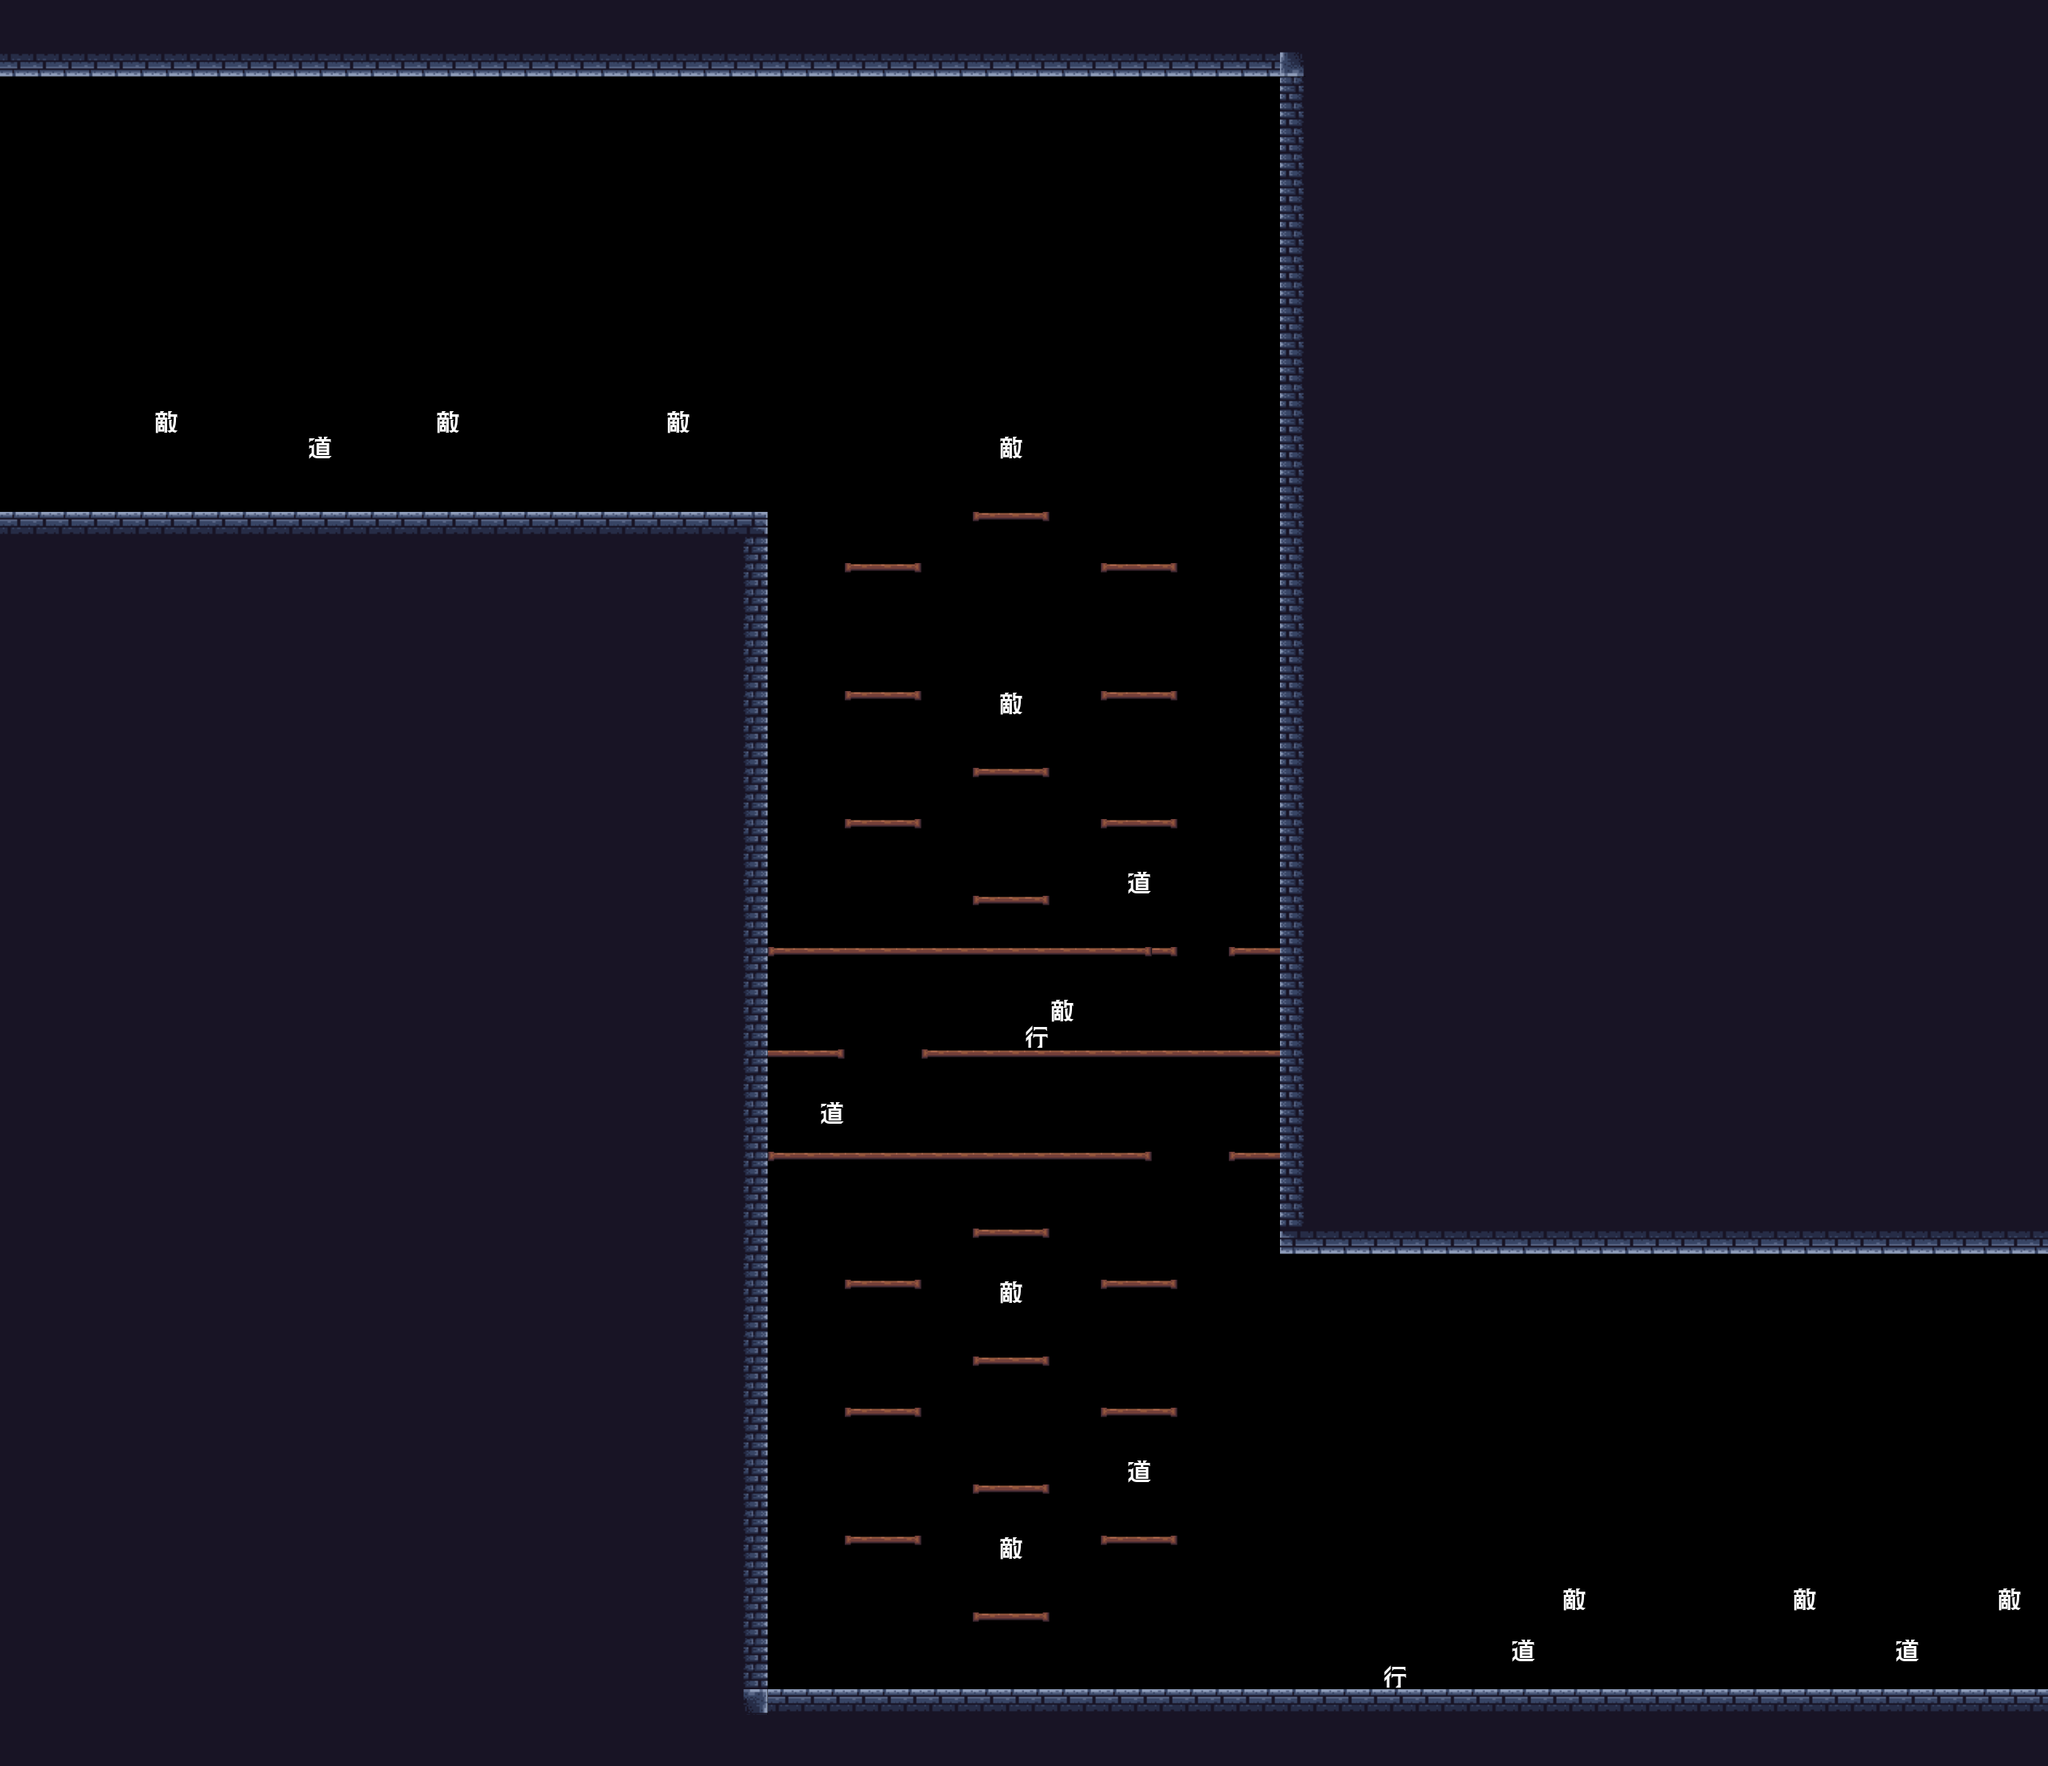

Rendered tile map (Tiled .tmx) drawn with the repository's tilesets; below, a short description and the map source with its tile grids summarised:
An orthogonal 80x69 tile map with 32x32 px tiles, 1 tile layer (タイルレイヤー1).

<map version="1.10" tiledversion="1.11.2" orientation="orthogonal" renderorder="right-down" width="80" height="69" tilewidth="32" tileheight="32" infinite="0" nextlayerid="2" nextobjectid="1">
 <tileset firstgid="1" source="GroundChipsDungeon.tsx" />
 <layer id="1" name="タイルレイヤー1" width="80" height="69">
  <data>[5520 cells, 3368 non-empty, 15 distinct tile ids]</data>
 </layer>
</map>
